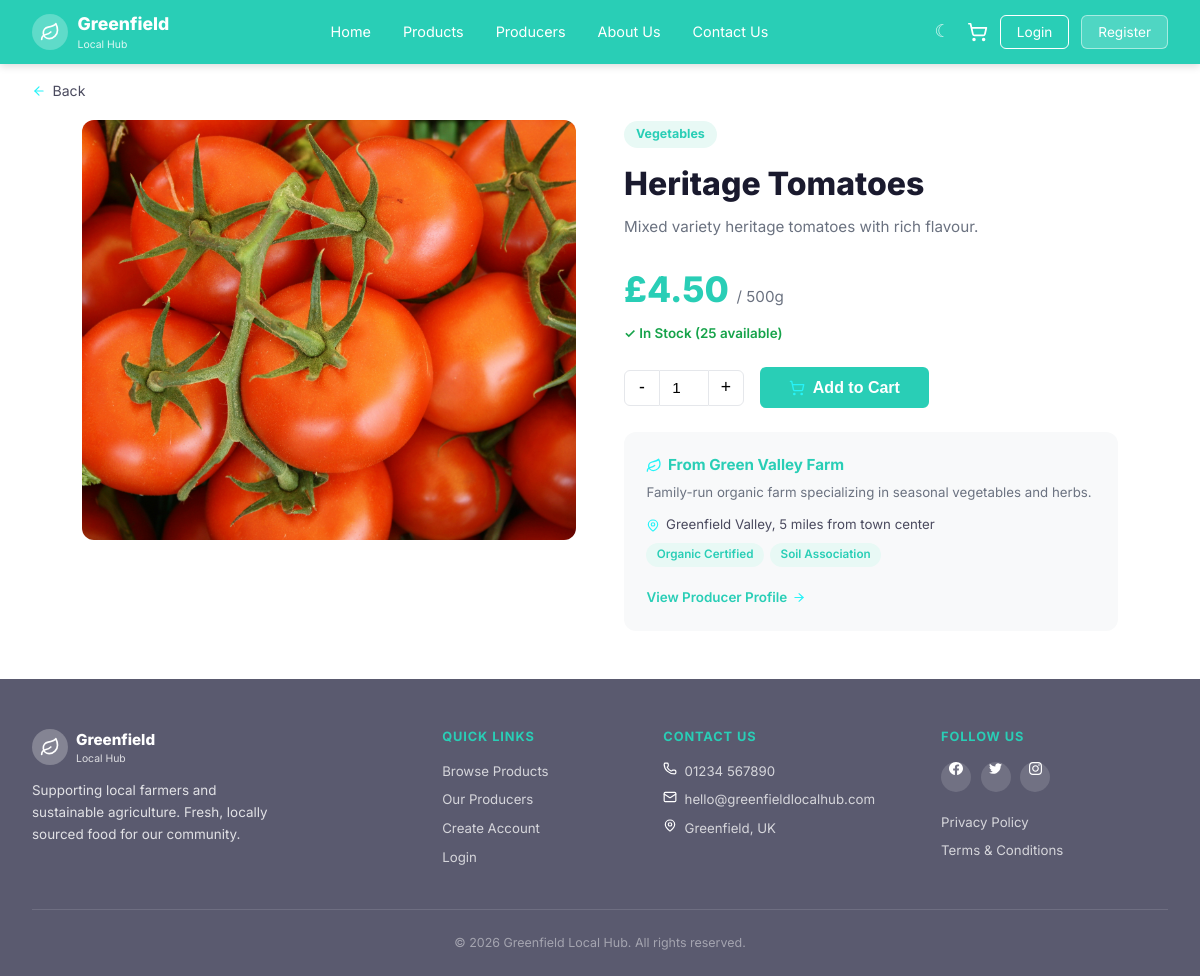
The app's page /products/heritage-tomatoes, older data.
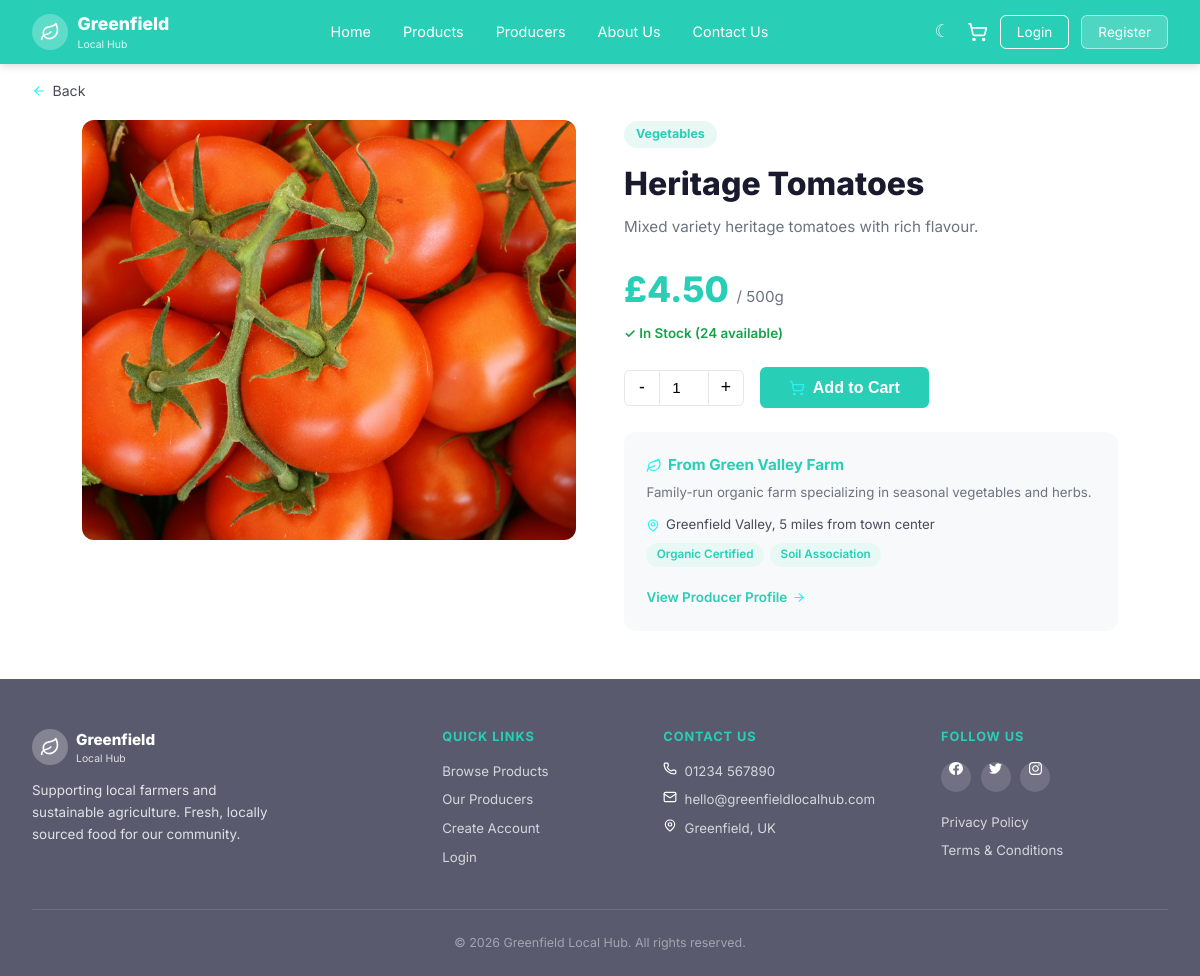
The same page, newer data.
### model.py (models this page shows, shortened)
class Product(db.Model):
    __tablename__ = 'products'
    id = db.Column(db.Integer, primary_key=True)
    producer_id = db.Column(db.Integer, db.ForeignKey('producers.id'), nullable=False)
    name = db.Column(db.String(200), nullable=False)
    slug = db.Column(db.String(200), unique=True, nullable=False, index=True)
    description = db.Column(db.Text)
    price = db.Column(db.Float, nullable=False)
    unit = db.Column(db.String(50))   # e.g. '1kg', '250g', 'each'
    stock = db.Column(db.Integer, default=0)
    category = db.Column(db.String(100), index=True)  # Vegetables, Fruits, Dairy, Bakery, Meat
    image = db.Column(db.String(400))
    is_available = db.Column(db.Boolean, default=True)
    origin_location = db.Column(db.String(300))
    created_at = db.Column(db.DateTime, default=datetime.utcnow)
    cart_items = db.relationship('CartItem', backref='product', lazy=True)
    order_items = db.relationship('OrderItem', backref='product', lazy=True)
    @property
    def in_stock(self):
        return self.stock > 0

### app.py (the view)
@app.route('/products/<slug>')
def product_detail(slug):
    product = Product.query.options(joinedload(Product.producer)).filter_by(slug=slug).first_or_404()
    return render_template('product_detail.html', product=product)

### app.py (called while the page is built)
def get_current_user():
    if 'user_id' in session:
        return db.session.get(User, session['user_id'])
    return None

def get_cart_count():
    user = get_current_user()
    if user:
        return CartItem.query.filter_by(user_id=user.id).count()
    sid = session.get('guest_sid')
    if sid:
        return CartItem.query.filter_by(session_id=sid).count()
    return 0

@app.context_processor
def inject_globals():
    return {
        'current_user': get_current_user(),
        'cart_count': get_cart_count(),
    }

### model.py (called while the page is built)
    @property
    def certifications_list(self):
        if self.certifications:
            return [c.strip() for c in self.certifications.split(',') if c.strip()]
        return []

### templates/product_detail.html (shortened to what this page needs)
{% extends 'base.html' %}
{% block content %}
<div class="back-bar">
    <a href="{{ url_for('products') }}" class="back-link"><img src="{{ url_for('static', filename='images/icons/arrow-left.svg') }}" alt="arrow left" class="icon-svg"> Back</a>
</div>
<div class="detail-layout">
    <div>
        {% if product.image %}
        <img src="{{ product.image }}" alt="{{ product.name }}" class="detail-img">
        {% else %}
        <div class="detail-img-ph"><img src="{{ url_for('static', filename='images/icons/leaf.svg') }}" alt="leaf" class="icon-svg"></div>
        {% endif %}
    </div>
    <div>
        <span class="cat-badge">{{ product.category }}</span>
        <h1 class="detail-name">{{ product.name }}</h1>
        <p class="detail-desc">{{ product.description }}</p>
        <div class="price-big">
            £{{ '%.2f'|format(product.price) }}
            <small>/ {{ product.unit }}</small>
        </div>
        {% if product.in_stock %}
        <div class="stock-tag">✓ In Stock ({{ product.stock }} available)</div>
        {% else %}
        <div class="stock-tag stock-out">✗ Out of Stock</div>
        {% endif %}
        <form method="POST" action="{{ url_for('cart_add') }}">
            <div class="qty-row">
                <div class="qty-ctrl">
                    <button type="button" class="qty-btn" data-action="dec">-</button>
                    <input type="number" name="quantity" value="1" min="1"
                           max="{{ product.stock }}" class="qty-input">
                    <button type="button" class="qty-btn" data-action="inc">+</button>
                </div>
                <button type="submit" class="btn-add-big">
                    <img src="{{ url_for('static', filename='images/icons/shopping-cart.svg') }}" alt="cart" class="icon-svg"> Add to Cart
                </button>
            </div>
        </form>
        <div class="producer-box">
            <div class="prod-box-name">
                <img src="{{ url_for('static', filename='images/icons/leaf.svg') }}" alt="leaf" class="icon-svg"> From {{ product.producer.name }}
            </div>
            <p class="prod-box-desc">{{ product.producer.description }}</p>
            <div class="prod-box-meta"><img src="{{ url_for('static', filename='images/icons/map-pin.svg') }}" alt="location" class="icon-svg"> {{ product.producer.location }}</div>
            {% if product.producer.certifications_list %}
            <div class="tag-row">
                {% for cert in product.producer.certifications_list %}
                <span class="tag">{{ cert }}</span>
                {% endfor %}
            </div>
            {% endif %}
            <a href="{{ url_for('producer_detail', slug=product.producer.slug) }}"
               class="prod-box-link">View Producer Profile <img src="{{ url_for('static', filename='images/icons/arrow-right.svg') }}" alt="arrow right" class="icon-svg"></a>
        </div>
    </div>
</div>
{% endblock %}

Row changes from the older to the newer data that the page shows:
changed Product "Heritage Tomatoes": stock "25" → "24"
